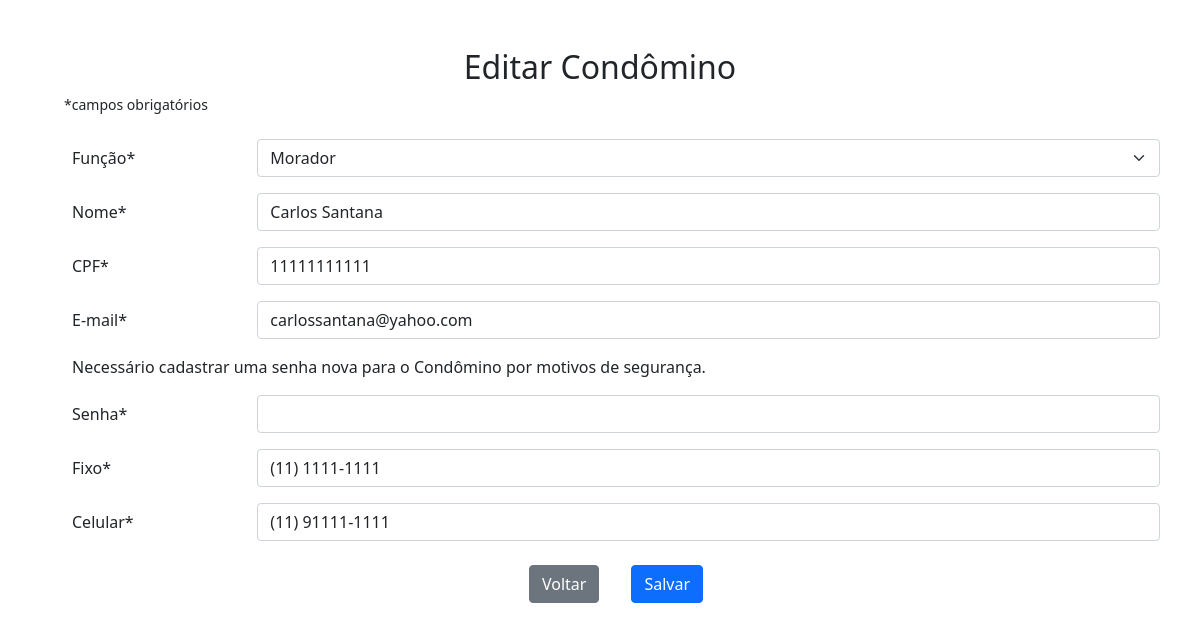
Page /T5_back/condomino/editar.php?id=1 on the committed database.
### tables this page shows
CREATE TABLE IF NOT EXISTS `Condomino` (
  `id` INT NOT NULL AUTO_INCREMENT,
  `funcao` TINYINT(1) NOT NULL DEFAULT 0 COMMENT 'Função do condômino	0 - Morador, 1 - Síndico, 2 - Subsíndico',
  `nome` VARCHAR(100) NULL COMMENT 'Nome do condômino',
  `cpf` VARCHAR(11) NOT NULL COMMENT 'CPF do condômino',
  `email` VARCHAR(50) NULL COMMENT 'Email do condômino',
  `senha` VARCHAR(32) NOT NULL COMMENT 'Senha do condômino	Salva em hash md5',
  `fixo` VARCHAR(14) NULL COMMENT 'Telefone Fixo do condômino	Formato: (XX) XXXX-XXXX',
  `celular` VARCHAR(15) NULL COMMENT 'Telefone Celular do condômino	Formato: (XX) XXXXX-XXXX',
  PRIMARY KEY (`id`),
  UNIQUE INDEX `cpf_UNIQUE` (`cpf` ASC) VISIBLE);

### T5_back/condomino/editar.php (the view, shortened to what this page needs)
<!DOCTYPE html>
<?php
include('../connect.php');
if (isset($_GET['id'])) {
    $id = $_GET['id'];
    $sql = "SELECT funcao, nome, cpf, email, senha, fixo, celular FROM condomino WHERE id = $id";
    if ($result = $mysqli->query($sql)) {
        $row = $result->fetch_row();
        $funcao = $row[0];
        $nome = $row[1];
        $cpf = $row[2];
        $email = $row[3];
        $fixo = $row[5];
        $celular = $row[6];
    }
}
?>
<html>
<head>
    <link href="../../css/normalize.css" rel="stylesheet">
    <link href="../../css/bootstrap.min.css" rel="stylesheet">
</head>
<body>
    <div class="row p-5">
        <h2 class="text-center">Editar Condômino</h2>
        <small class="ms-3">*campos obrigatórios</small>
        <form class="m-3" action="editar_controller.php?id=<?php echo $id; ?>" method="post">
            <div class="row p-2">
                <label class="col-2 col-form-label" for="funcao">Função*</label>
                <div class="col-10">
                    <select class="form-select" name="funcao" id="funcao" required="true" value="<?php echo $funcao; ?>">
                        <option value="0">Morador</option>
                    </select>
                </div>
            </div>
            <div class="row p-2">
                <label class="col-2 col-form-label" for="nome">Nome*</label>
                <div class="col-10">
                    <input class="form-control" type="text" name="nome" id="nome" required="true" maxlength="100" value="<?php echo $nome; ?>" />
                </div>
            </div>
            <div class="row p-2">
                <label class="col-2 col-form-label" for="cpf">CPF*</label>
                <div class="col-10">
                    <input class="form-control" type="text" name="cpf" id="cpf" required="true" maxlength="11" value="<?php echo $cpf; ?>" />
                </div>
            </div>
            <div class="row p-2">
                <label class="col-2 col-form-label" for="email">E-mail*</label>
                <div class="col-10">
                    <input class="form-control" type="email" name="email" id="email" required="true" maxlength="50" value="<?php echo $email; ?>" />
                </div>
            </div>
            <div class="row p-2">
                <P>Necessário cadastrar uma senha nova para o Condômino por motivos de segurança.</p>
                <label class="col-2 col-form-label" for="senha">Senha*</label>
                <div class="col-10">
                    <input class="form-control" type="password" name="senha" id="senha" required="true" maxlength="32" />
                </div>
            </div>
            <div class="row p-2">
                <label class="col-2 col-form-label" for="fixo">Fixo*</label>
                <div class="col-10">
                    <input class="form-control" type="text" name="fixo" id="fixo" required="true" maxlength="14" value="<?php echo $fixo; ?>" />
                </div>
            </div>
            <div class="row p-2">
                <label class="col-2 col-form-label" for="celular">Celular*</label>
                <div class="col-10">
                    <input class="form-control" type="text" name="celular" id="celular" required="true" maxlength="15" value="<?php echo $celular; ?>" />
                </div>
            </div>
            <div class="d-flex justify-content-center">
                <button class="btn btn-secondary m-3" type="button" onclick="location.href='../../index.php'">Voltar</button>
                <button class="btn btn-primary m-3" type="submit">Salvar</button>
            </div>
        </form>
    </div>
</body>
</html>

### rows in the picture
condomino: funcao "Morador", nome "Carlos Santana", cpf "11111111111", email "carlossantana@yahoo.com", fixo "(11) 1111-1111", celular "(11) 91111-1111"
